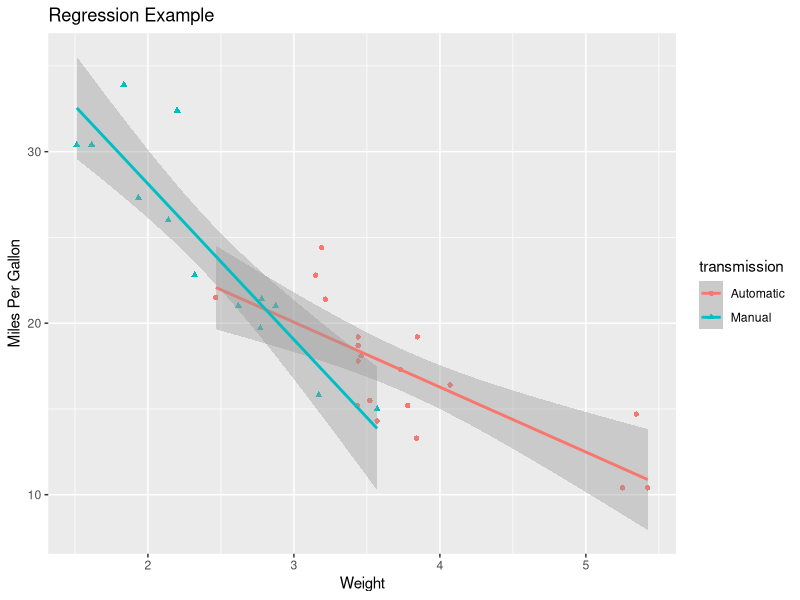
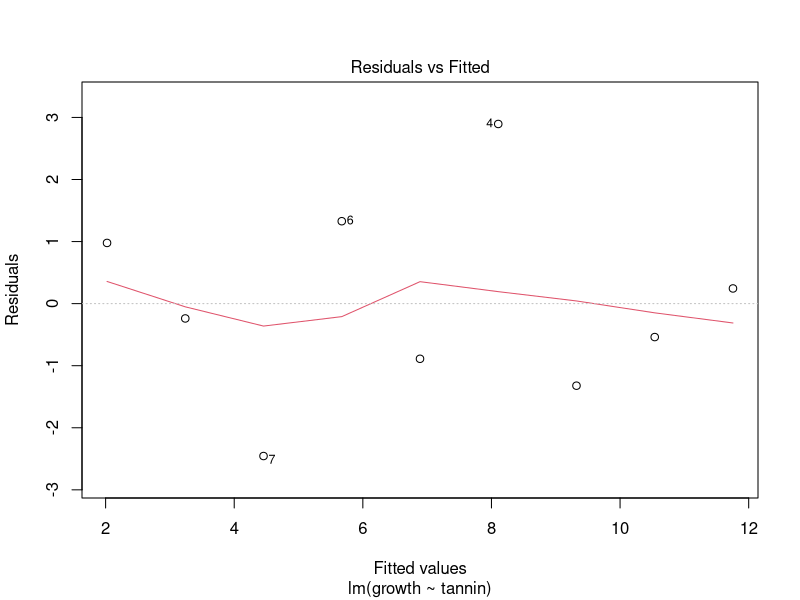
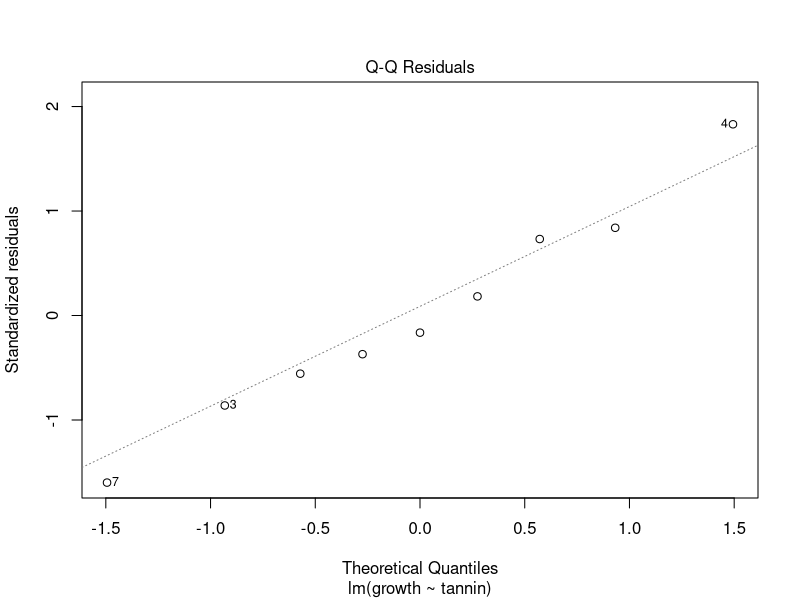
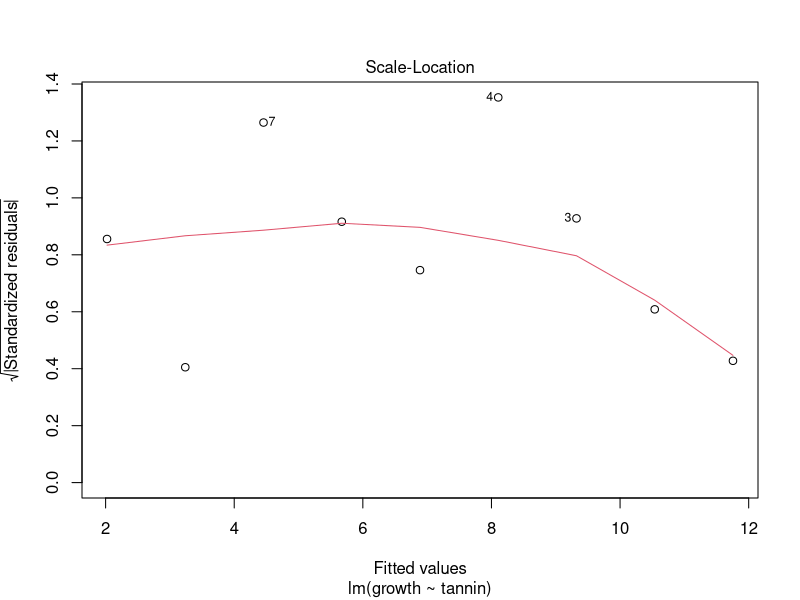
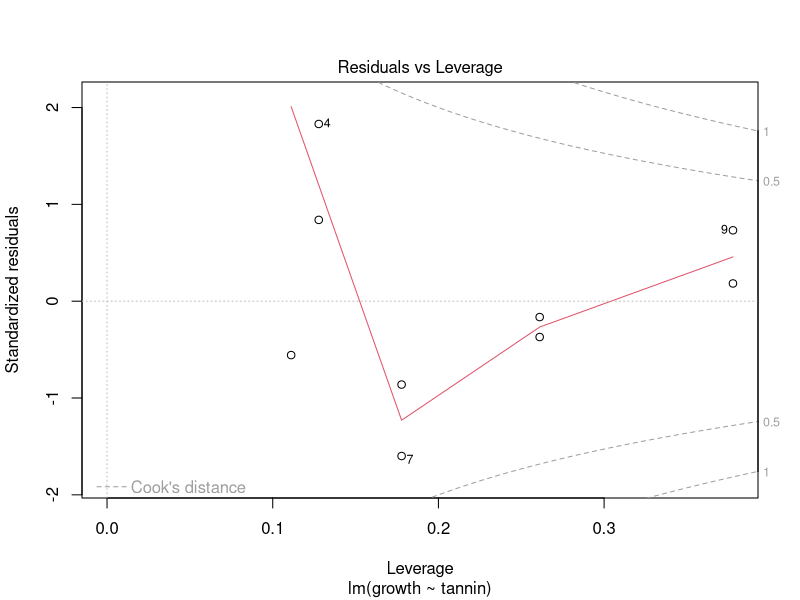

These figures' R source, in order:
## ---- chunk 1
x <- rnorm(10)
x
#sum(x)

## ---- chunk 2
library(ggplot2)
#head(mtcars)

transmission <- factor(mtcars$am,
      levels = c(0,1),
      labels = c("Automatic", "Manual"))

#head(transmission)
qplot(wt, mpg,
      data   = mtcars,
      color  = transmission,
      shape  = transmission,
      geom   = c("point", "smooth"),
      method = "lm",
      formula= y ~ x,
      xlab = "Weight",
      ylab = "Miles Per Gallon",
      main = "Regression Example" )


## ---- chunk 3


data<-read.table("simple.txt", header = T)
attach(data)

names(data)
model <- lm(growth ~ tannin)
#summary(model)
plot(model)


